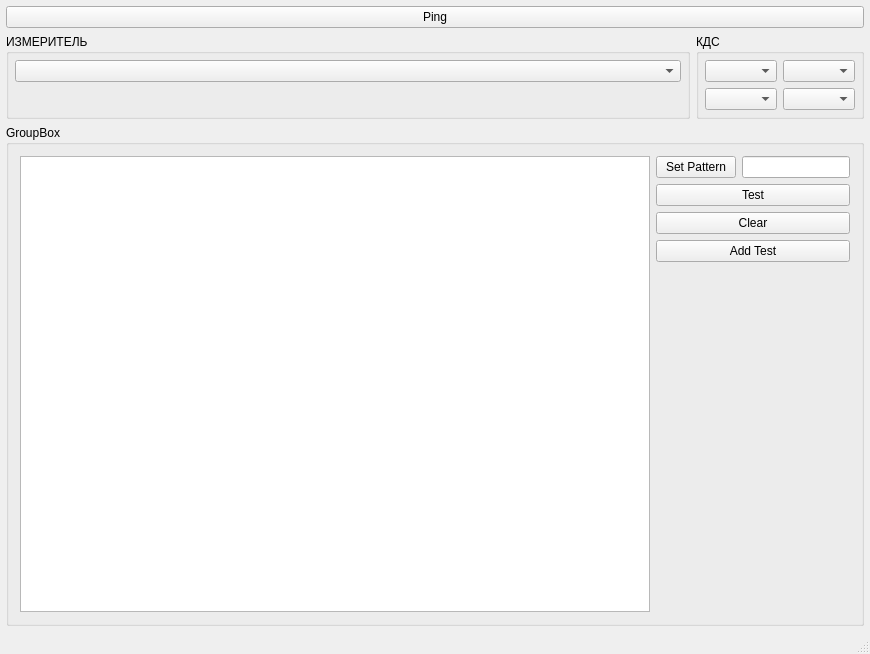
<?xml version="1.0" encoding="UTF-8"?>
<ui version="4.0">
 <class>MainWindow</class>
 <widget class="QMainWindow" name="MainWindow">
  <property name="geometry">
   <rect>
    <x>0</x>
    <y>0</y>
    <width>870</width>
    <height>654</height>
   </rect>
  </property>
  <property name="windowTitle">
   <string>MainWindow</string>
  </property>
  <widget class="QWidget" name="centralWidget">
   <layout class="QGridLayout" name="gridLayout_3" rowstretch="0,0,1">
    <property name="leftMargin">
     <number>6</number>
    </property>
    <property name="topMargin">
     <number>6</number>
    </property>
    <property name="rightMargin">
     <number>6</number>
    </property>
    <property name="bottomMargin">
     <number>6</number>
    </property>
    <item row="1" column="1">
     <widget class="QGroupBox" name="groupBox_2">
      <property name="title">
       <string>ИЗМЕРИТЕЛЬ</string>
      </property>
      <layout class="QVBoxLayout" name="verticalLayout" stretch="10,1">
       <property name="leftMargin">
        <number>6</number>
       </property>
       <property name="topMargin">
        <number>6</number>
       </property>
       <property name="rightMargin">
        <number>6</number>
       </property>
       <property name="bottomMargin">
        <number>6</number>
       </property>
       <item>
        <widget class="QComboBox" name="cbxTester"/>
       </item>
       <item>
        <widget class="TesterData" name="widget_2" native="true"/>
       </item>
      </layout>
     </widget>
    </item>
    <item row="1" column="2">
     <widget class="QGroupBox" name="groupBox">
      <property name="sizePolicy">
       <sizepolicy hsizetype="Maximum" vsizetype="Preferred">
        <horstretch>0</horstretch>
        <verstretch>0</verstretch>
       </sizepolicy>
      </property>
      <property name="title">
       <string>КДС</string>
      </property>
      <layout class="QGridLayout" name="gridLayout">
       <property name="leftMargin">
        <number>6</number>
       </property>
       <property name="topMargin">
        <number>6</number>
       </property>
       <property name="rightMargin">
        <number>6</number>
       </property>
       <property name="bottomMargin">
        <number>6</number>
       </property>
       <item row="1" column="0">
        <widget class="QComboBox" name="comboBox"/>
       </item>
       <item row="0" column="1">
        <widget class="QComboBox" name="cbxHart"/>
       </item>
       <item row="2" column="0">
        <layout class="QFormLayout" name="flKds0"/>
       </item>
       <item row="2" column="1">
        <layout class="QFormLayout" name="flKds1"/>
       </item>
       <item row="0" column="0">
        <widget class="QComboBox" name="cbxAmk"/>
       </item>
       <item row="1" column="1">
        <widget class="QComboBox" name="comboBox_2"/>
       </item>
      </layout>
     </widget>
    </item>
    <item row="2" column="1" colspan="2">
     <widget class="QGroupBox" name="groupBox_3">
      <property name="title">
       <string>GroupBox</string>
      </property>
      <layout class="QGridLayout" name="gridLayout_2" columnstretch="1,0,0">
       <item row="1" column="2">
        <widget class="QLineEdit" name="lineEdit_2"/>
       </item>
       <item row="1" column="1">
        <widget class="QPushButton" name="pushButton_3">
         <property name="text">
          <string>Set Pattern</string>
         </property>
        </widget>
       </item>
       <item row="1" column="0" rowspan="5">
        <widget class="TableView" name="tableView"/>
       </item>
       <item row="2" column="1" colspan="2">
        <widget class="QPushButton" name="pushButton_4">
         <property name="text">
          <string>Test</string>
         </property>
         <property name="checkable">
          <bool>true</bool>
         </property>
        </widget>
       </item>
       <item row="3" column="1" colspan="2">
        <widget class="QPushButton" name="pushButton_2">
         <property name="text">
          <string>Clear</string>
         </property>
        </widget>
       </item>
       <item row="4" column="1" colspan="2">
        <widget class="QPushButton" name="pushButton">
         <property name="text">
          <string>Add Test</string>
         </property>
        </widget>
       </item>
      </layout>
     </widget>
    </item>
    <item row="0" column="1" colspan="2">
     <widget class="QPushButton" name="pbPing">
      <property name="text">
       <string>Ping</string>
      </property>
     </widget>
    </item>
   </layout>
  </widget>
  <widget class="QMenuBar" name="menuBar">
   <property name="geometry">
    <rect>
     <x>0</x>
     <y>0</y>
     <width>870</width>
     <height>21</height>
    </rect>
   </property>
  </widget>
  <widget class="QStatusBar" name="statusBar_"/>
 </widget>
 <layoutdefault spacing="6" margin="11"/>
 <customwidgets>
  <customwidget>
   <class>TesterData</class>
   <extends>QWidget</extends>
   <header>testerdata.h</header>
   <container>1</container>
  </customwidget>
  <customwidget>
   <class>TableView</class>
   <extends>QTableView</extends>
   <header>autotest/tableview.h</header>
  </customwidget>
 </customwidgets>
 <resources/>
 <connections/>
</ui>
